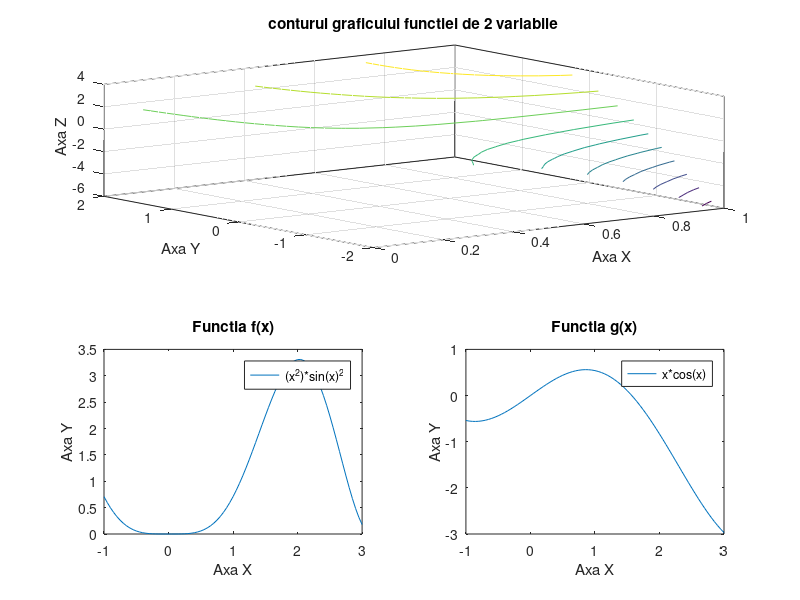

MATLAB code to generate this figure:
x = [-1:0.05:3];
f = (x.^2).*sin(x).^2;
g = x.*cos(x);
%soimplu

plot(x,f,'k.-')
title('Functia f(x)')
legend('(x^2)*sin(x)^2')
xlabel('Axa X')
ylabel('Axa Y')
plot(x,g,'r*-')
title('Functia g(x)')
legend('x*cos(x)')
xlabel('Axa X')
ylabel('Axa Y')

plot(x,f,'b.-',x,g,'g.-')
title('Functiile f(x) si g(x)')
legend('(x^2)*sin(x)^2','x*cos(x)')
xlabel('Axa X')
ylabel('Axa Y')
%pe acelasi desen
subplot(3,1,1); plot(x,f)
title('Functia f(x)')
legend('(x^2)*sin(x)^2')
xlabel('Axa X')
ylabel('Axa Y')
subplot(3,1,2); plot(x,g)
title('Functia g(x)')
legend('x*cos(x)')
xlabel('Axa X')
ylabel('Axa Y')
subplot(3,1,3); plot(x,f,x,g)
title('Functiile f(x) si g(x)')
legend('(x^2)*sin(x)^2','x*cos(x)')
xlabel('Axa X')
ylabel('Axa Y')


subplot(1,3,1); plot(x,f)
title('Functia f(x)')
legend('(x^2)*sin(x)^2')
xlabel('Axa X')
ylabel('Axa Y')
subplot(1,3,2); plot(x,g)
title('Functia g(x)')
legend('x*cos(x)')
xlabel('Axa X')
ylabel('Axa Y')
subplot(1,3,3); plot(x,f,x,g)
title('Functiile f(x) si g(x)')
legend('(x^2)*sin(x)^2','x*cos(x)')
xlabel('Axa X')
ylabel('Axa Y')


subplot(2,2,1); plot(x,f)
title('Functia f(x)')
legend('(x^2)*sin(x)^2')
xlabel('Axa X')
ylabel('Axa Y')
subplot(2,2,3); plot(x,g)
title('Functia g(x)')
legend('x*cos(x)')
xlabel('Axa X')
ylabel('Axa Y')
subplot(2,2,[2 4]); plot(x,f,x,g)
title('Functiile f(x) si g(x)')
legend('(x^2)*sin(x)^2','x*cos(x)')
xlabel('Axa X')
ylabel('Axa Y')

subplot(1,3,3); plot(x,f,x,g)
title('Functiile f(x) si g(x)')
legend('(x^2)*sin(x)^2','x*cos(x)')
xlabel('Axa X')
ylabel('Axa Y')

subplot(2,2,3); plot(x,f)
title('Functia f(x)')
legend('(x^2)*sin(x)^2')
xlabel('Axa X')
ylabel('Axa Y')
subplot(2,2,4); plot(x,g)
title('Functia g(x)')
legend('x*cos(x)')
xlabel('Axa X')
ylabel('Axa Y')
subplot(2,2,[1 2]); plot(x,f,x,g)
title('Functiile f(x) si g(x)')
legend('(x^2)*sin(x)^2','x*cos(x)')
xlabel('Axa X')
ylabel('Axa Y')

%3
[x,y]=meshgrid(0:0.1:1,-2:0.1:2)
 z = (exp(x).*(cos(x.*y)+x.*y))
 %mesh
 mesh(x,y,z)
 title('Graficul functiei de 2 variabile')
xlabel('Axa X')
ylabel('Axa Y')
zlabel('Axa Z')

meshc(x,y,z)
 title('Graficul functiei de 2 variabile')
xlabel('Axa X')
ylabel('Axa Y')
zlabel('Axa Z')

surfc(x,y,z)
 title('Graficul functiei de 2 variabile')
xlabel('Axa X')
ylabel('Axa Y')
zlabel('Axa Z')

contour3(x,y,z)
 title('conturul graficului functiei de 2 variabile')
xlabel('Axa X')
ylabel('Axa Y')
zlabel('Axa Z')